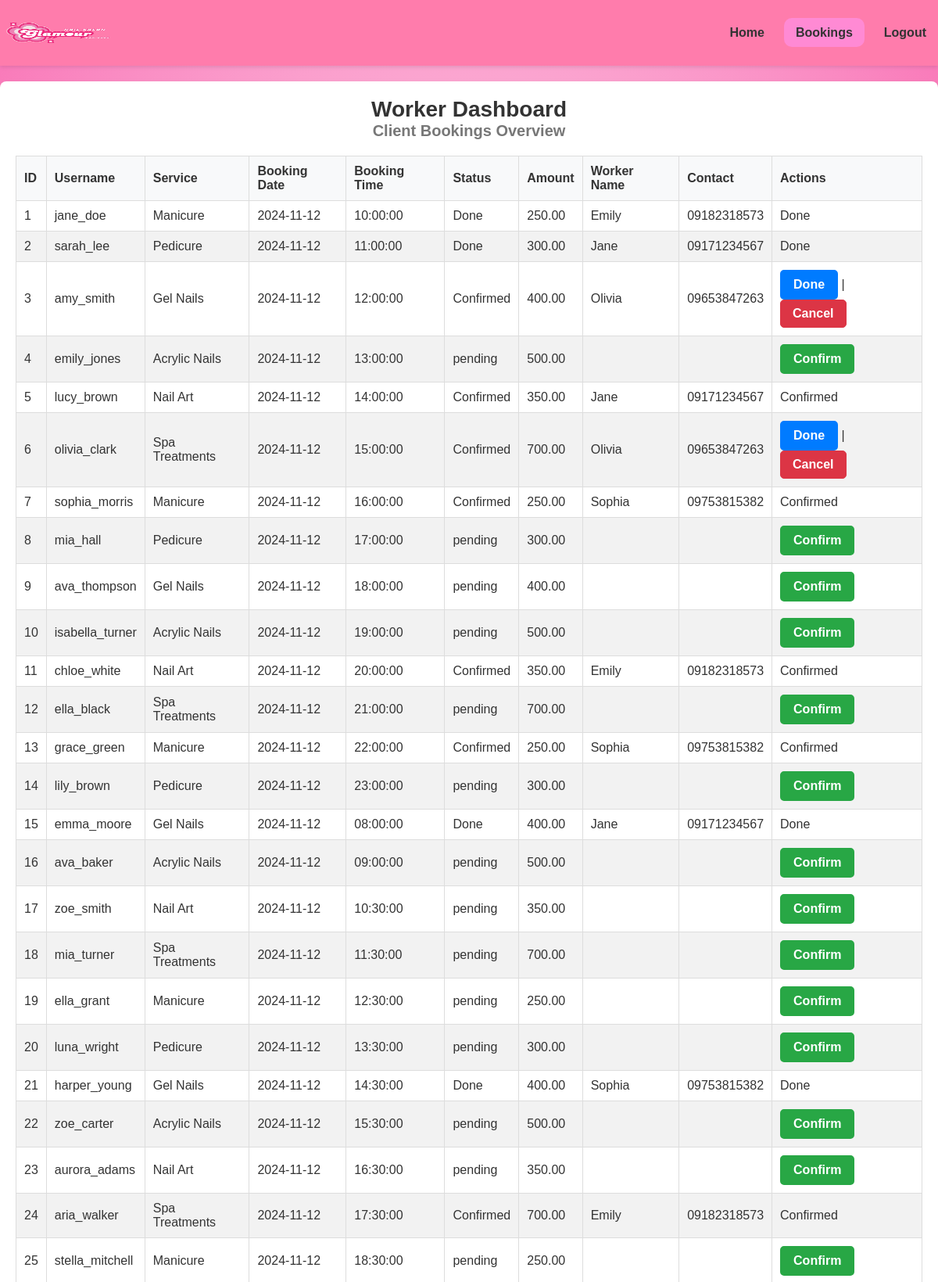
Page /admin/worker_dashboard.php (signed in, upper part) on the committed database.
### tables this page shows
CREATE TABLE `bookings` (
  `id` int(11) NOT NULL,
  `username` varchar(255) NOT NULL,
  `service` varchar(255) NOT NULL,
  `booking_date` date NOT NULL,
  `status` varchar(50) DEFAULT 'pending',
  `created_at` timestamp NOT NULL DEFAULT current_timestamp(),
  `amount` decimal(10,2) DEFAULT NULL,
  `worker_id` int(11) DEFAULT NULL,
  `worker_name` varchar(255) DEFAULT NULL,
  `worker_contact` varchar(15) DEFAULT NULL,
  `booking_time` time DEFAULT NULL,
  `booking_hour` time DEFAULT NULL
);

### admin/worker_dashboard.php (the view, shortened to what this page needs)
<?php
include_once 'db_con.php';
$worker_id = $_SESSION['worker_id'];
?>
<!DOCTYPE html>
<html lang="en">
<head>
    <link rel="stylesheet" href="style.css">
</head>
<body>
    <nav class="worker-nav">
        <div class="logo-container">
            <img src="logo.png" alt="Logo" class="logo">
        </div>
        <ul>
            <li><a href="worker_index.php">Home</a></li>
            <li><a class="active" href="worker_dashboard.php">Bookings</a></li>
            <li><a href="logout_worker.php">Logout</a></li>
        </ul>
    </nav>
    <section id="worker-dashboard">
        <div class="dashboard-container">
            <h2>Worker Dashboard</h2>
            <h3>Client Bookings Overview</h3>
            <table>
                <thead>
                    <tr>
                        <th>ID</th>
                        <th>Username</th>
                        <th>Service</th>
                        <th>Booking Date</th>
                        <th>Booking Time</th>
                        <th>Status</th>
                        <th>Amount</th>
                        <th>Worker Name</th>
                        <th>Contact</th>
                        <th>Actions</th>
                    </tr>
                </thead>
                <tbody>
                <?php
                $sql = "SELECT * FROM bookings ORDER BY booking_date DESC";
                $result = $conn->query($sql);
                while ($row = $result->fetch_assoc()):
                ?>
                    <tr>
                        <td><?= isset($row['id']) ? $row['id'] : 'N/A'; ?></td>
                        <td><?= htmlspecialchars($row['username']); ?></td>
                        <td><?= htmlspecialchars($row['service']); ?></td>
                        <td><?= htmlspecialchars($row['booking_date']); ?></td>
                        <td><?= htmlspecialchars($row['booking_time']); ?></td>
                        <td><?= htmlspecialchars($row['status']); ?></td>
                        <td><?= htmlspecialchars($row['amount']); ?></td>
                        <td><?= htmlspecialchars($row['worker_name']); ?></td>
                        <td><?= htmlspecialchars($row['worker_contact']); ?></td>
                        <td>
                            <?php
                            if ($row['status'] == 'pending'): ?>
                                <a href="?action=confirm&id=<?= $row['id']; ?>" class="action-button confirm-button">Confirm</a>
                            <?php elseif ($row['status'] == 'Confirmed' && $row['worker_id'] == $worker_id): ?>
                                <a href="?action=done&id=<?= $row['id']; ?>" class="action-button done-button">Done</a> |
                                <a href="?action=cancel&id=<?= $row['id']; ?>" class="action-button cancel-button">Cancel</a>
                            <?php elseif ($row['status'] == 'Confirmed' && $row['worker_id'] != $worker_id): ?>
                                <?= htmlspecialchars($row['status']); ?>
                            <?php else: ?>
                                <?= htmlspecialchars($row['status']); ?>
                            <?php endif; ?>
                        </td>
                    </tr>
                <?php endwhile; ?>
                </tbody>
            </table>
        </div>
    </section>
</body>
</html>

### admin/style.css (style rules this page uses)
* { margin: 0; padding: 0; box-sizing: border-box; }
body { background: radial-gradient( #ffffff, #f977b8); font-family: Arial, sans-serif; color: #333; }
.logo-container { margin-right: 10px; margin: -10px; }
.logo { height: 80px; width: 170px; }
.dashboard-container { max-width: 1200px; margin: 20px auto; padding: 20px; background-color: #fff; border-radius: 8px; box-shadow: 0 4px 8px rgba(0, 0, 0, 0.1); }
.dashboard-container h2 { text-align: center; font-size: 28px; color: #333; margin-top: 0; }
.dashboard-container h3 { text-align: center; font-size: 20px; color: #777; margin-bottom: 20px; }
table { width: 100%; border-collapse: collapse; margin-top: 20px; }
th, td { padding: 12px; text-align: left; border-bottom: 1px solid #ddd; }
th { background-color: #ffb6c1; color: #333; }
tr:nth-child(even) { background-color: #f9f9f9; }
td a { color: #ff69b4; text-decoration: none; font-weight: bold; }
.active { background-color: hsl(322, 100%, 77%); transform: scale(0.98); border-radius: 10px; }

### admin/worker_dashboard.php (style rules this page uses)
.action-button { padding: 8px 15px; border-radius: 5px; font-weight: bold; text-decoration: none; display: inline-block; text-align: center; cursor: pointer; color: white; }
.confirm-button { background-color: #28a745; border: 2px solid #28a745; }
.cancel-button { background-color: #dc3545; color: white; border: 1px solid #dc3545; }
.done-button { background-color: #007bff; color: white; border: 2px solid #007bff; }
table { width: 100%; border-collapse: collapse; margin-top: 20px; }
th, td { padding: 10px; border: 1px solid #ddd; text-align: left; }
th { background-color: #f8f9fa; }
tr:nth-child(even) { background-color: #f2f2f2; }
.dashboard-container { padding: 20px; }
.worker-nav { display: flex; justify-content: space-between; align-items: center; position: sticky; top: 0; left: 0; width: 100%; background-color: #ff7cac; box-shadow: 0 2px 5px rgba(0, 0, 0, 0.1); z-index: 1000; padding: 10px 0px; }
.worker-nav ul { display: flex; list-style: none; margin: 0; padding: 0; }
.worker-nav li { margin-left: 10px; }
.worker-nav a { color: #333; text-decoration: none; font-weight: bold; padding: 10px 15px; }

### rows in the picture
bookings: id "1", username "jane_doe", service "Manicure", booking_date "2024-11-12", booking_time "10:00:00", status "Done", amount "250.00", worker_name "Emily", worker_contact "09182318573"
bookings: id "2", username "sarah_lee", service "Pedicure", booking_date "2024-11-12", booking_time "11:00:00", status "Done", amount "300.00", worker_name "Jane", worker_contact "09171234567"
bookings: id "3", username "amy_smith", service "Gel Nails", booking_date "2024-11-12", booking_time "12:00:00", status "Confirmed", amount "400.00", worker_name "Olivia", worker_contact "09653847263"
bookings: id "4", username "emily_jones", service "Acrylic Nails", booking_date "2024-11-12", booking_time "13:00:00", status "pending", amount "500.00"
bookings: id "5", username "lucy_brown", service "Nail Art", booking_date "2024-11-12", booking_time "14:00:00", status "Confirmed", amount "350.00", worker_name "Jane", worker_contact "09171234567"
bookings: id "6", username "olivia_clark", service "Spa Treatments", booking_date "2024-11-12", booking_time "15:00:00", status "Confirmed", amount "700.00", worker_name "Olivia", worker_contact "09653847263"
bookings: id "7", username "sophia_morris", service "Manicure", booking_date "2024-11-12", booking_time "16:00:00", status "Confirmed", amount "250.00", worker_name "Sophia", worker_contact "09753815382"
bookings: id "8", username "mia_hall", service "Pedicure", booking_date "2024-11-12", booking_time "17:00:00", status "pending", amount "300.00"
bookings: id "9", username "ava_thompson", service "Gel Nails", booking_date "2024-11-12", booking_time "18:00:00", status "pending", amount "400.00"
bookings: id "10", username "isabella_turner", service "Acrylic Nails", booking_date "2024-11-12", booking_time "19:00:00", status "pending", amount "500.00"
bookings: id "11", username "chloe_white", service "Nail Art", booking_date "2024-11-12", booking_time "20:00:00", status "Confirmed", amount "350.00", worker_name "Emily", worker_contact "09182318573"
bookings: id "12", username "ella_black", service "Spa Treatments", booking_date "2024-11-12", booking_time "21:00:00", status "pending", amount "700.00"
bookings: id "13", username "grace_green", service "Manicure", booking_date "2024-11-12", booking_time "22:00:00", status "Confirmed", amount "250.00", worker_name "Sophia", worker_contact "09753815382"
bookings: id "14", username "lily_brown", service "Pedicure", booking_date "2024-11-12", booking_time "23:00:00", status "pending", amount "300.00"
bookings: id "15", username "emma_moore", service "Gel Nails", booking_date "2024-11-12", booking_time "08:00:00", status "Done", amount "400.00", worker_name "Jane", worker_contact "09171234567"
bookings: id "16", username "ava_baker", service "Acrylic Nails", booking_date "2024-11-12", booking_time "09:00:00", status "pending", amount "500.00"
bookings: id "17", username "zoe_smith", service "Nail Art", booking_date "2024-11-12", booking_time "10:30:00", status "pending", amount "350.00"
bookings: id "18", username "mia_turner", service "Spa Treatments", booking_date "2024-11-12", booking_time "11:30:00", status "pending", amount "700.00"
bookings: id "19", username "ella_grant", service "Manicure", booking_date "2024-11-12", booking_time "12:30:00", status "pending", amount "250.00"
bookings: id "20", username "luna_wright", service "Pedicure", booking_date "2024-11-12", booking_time "13:30:00", status "pending", amount "300.00"
bookings: id "21", username "harper_young", service "Gel Nails", booking_date "2024-11-12", booking_time "14:30:00", status "Done", amount "400.00", worker_name "Sophia", worker_contact "09753815382"
bookings: id "22", username "zoe_carter", service "Acrylic Nails", booking_date "2024-11-12", booking_time "15:30:00", status "pending", amount "500.00"
bookings: id "23", username "aurora_adams", service "Nail Art", booking_date "2024-11-12", booking_time "16:30:00", status "pending", amount "350.00"
bookings: id "24", username "aria_walker", service "Spa Treatments", booking_date "2024-11-12", booking_time "17:30:00", status "Confirmed", amount "700.00", worker_name "Emily", worker_contact "09182318573"
bookings: id "25", username "stella_mitchell", service "Manicure", booking_date "2024-11-12", booking_time "18:30:00", status "pending", amount "250.00"
